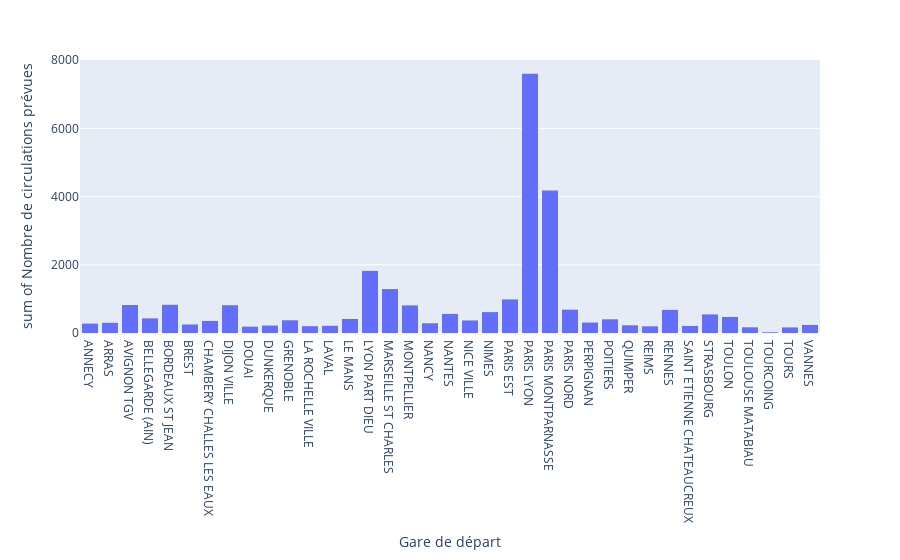

Notebook cell for this chart:
### Code cell
plot_hist('Nombre de circulations prévues', '2019')

### Figure 1 — Plotly figure (JSON) as saved in the notebook; plotly's stock layout.template omitted (floating-point values rounded to 4 significant figures)
{"data": [{"alignmentgroup": "True", "bingroup": "x", "histfunc": "sum", "hovertemplate": "Gare de départ=%{x}<br>sum of Nombre de circulations prévues=%{y}<extra></extra>", "legendgroup": "", "marker": {"color": "#636efa", "pattern": {"shape": ""}}, "name": "", "offsetgroup": "", "orientation": "v", "showlegend": false, "type": "histogram", "x": ["ANNECY", "ANNECY", "ARRAS", "AVIGNON TGV", "AVIGNON TGV", "BELLEGARDE (AIN)", "BELLEGARDE (AIN)", "BORDEAUX ST JEAN", "BORDEAUX ST JEAN", "BREST", "CHAMBERY CHALLES LES EAUX", "CHAMBERY CHALLES LES EAUX", "DIJON VILLE", "DIJON VILLE", "DOUAI", "DUNKERQUE", "GRENOBLE", "GRENOBLE", "LA ROCHELLE VILLE", "LAVAL", "LE MANS", "LYON PART DIEU", "LYON PART DIEU", "LYON PART DIEU", "LYON PART DIEU", "LYON PART DIEU", "MARSEILLE ST CHARLES", "MARSEILLE ST CHARLES", "MARSEILLE ST CHARLES", "MARSEILLE ST CHARLES", "MONTPELLIER", "MONTPELLIER", "MONTPELLIER", "NANCY", "NANTES", "NANTES", "NICE VILLE", "NICE VILLE", "NIMES", "NIMES", "PARIS EST", "PARIS EST", "PARIS EST", "PARIS LYON", "PARIS LYON", "PARIS LYON", "PARIS LYON", "PARIS LYON", "PARIS LYON", "PARIS LYON", "PARIS LYON", "PARIS LYON", "PARIS LYON", "PARIS LYON", "PARIS LYON", "PARIS LYON", "PARIS LYON", "PARIS LYON", "PARIS LYON", "PARIS LYON", "PARIS LYON", "PARIS LYON", "PARIS LYON", "PARIS LYON", "PARIS LYON", "PARIS LYON", "PARIS LYON", "PARIS LYON", "PARIS LYON", "PARIS LYON", "PARIS LYON", "PARIS MONTPARNASSE", "PARIS MONTPARNASSE", "PARIS MONTPARNASSE", "PARIS MONTPARNASSE", "PARIS MONTPARNASSE", "PARIS MONTPARNASSE", "PARIS MONTPARNASSE", "PARIS MONTPARNASSE", "PARIS MONTPARNASSE", "PARIS MONTPARNASSE", "PARIS MONTPARNASSE", "PARIS MONTPARNASSE", "PARIS NORD", "PARIS NORD", "PARIS NORD", "PERPIGNAN", "PERPIGNAN", "POITIERS", "QUIMPER", "REIMS", "RENNES", "RENNES", "SAINT ETIENNE CHATEAUCREUX", "SAINT ETIENNE CHATEAUCREUX", "STRASBOURG", "STRASBOURG", "TOULON", "TOULON", "TOULOUSE MATABIAU", "TOURCOING", "TOURS", "VANNES"], "xaxis": "x", "y": [137.7, 137.7, 299.2, 410.6, 410.6, 214.4, 214.4, 807.3, 20.42, 249.8, 176.9, 176.9, 407.1, 407.1, 186.3, 218.3, 186.3, 186.3, 200.5, 211.8, 411.6, 387.2, 193.8, 578.6, 578.6, 83.92, 347.1, 461.8, 461.8, 17.5, 197, 306.7, 306.7, 285.7, 514.6, 45.25, 184, 184, 306.2, 306.2, 274.1, 200.4, 510.8, 139.5, 139.5, 431.7, 431.7, 198.6, 198.6, 179.1, 179.1, 415.6, 415.6, 196.5, 196.5, 551.9, 551.9, 504.8, 504.8, 253.6, 253.6, 182.4, 182.4, 267.6, 267.6, 152.4, 152.4, 103.6, 103.6, 225.2, 225.2, 743.4, 234.7, 204.7, 228.8, 424.3, 497.2, 478.7, 226.4, 599, 161.2, 163.2, 219.5, 278.2, 179.4, 226.6, 153.5, 153.5, 401.6, 225.9, 195.6, 95.83, 581.2, 103.4, 103.4, 44, 501.4, 235.5, 235.5, 166.8, 22.67, 163.8, 237.4], "yaxis": "y"}], "layout": {"barmode": "relative", "legend": {"tracegroupgap": 0}, "margin": {"t": 60}, "xaxis": {"anchor": "y", "domain": [0, 1], "title": {"text": "Gare de départ"}}, "yaxis": {"anchor": "x", "domain": [0, 1], "title": {"text": "sum of Nombre de circulations prévues"}}}}
